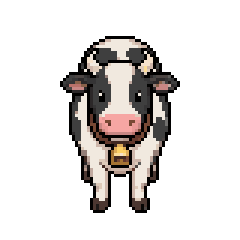
#> input picture art/cow_src/stand_south.png, 80 x 80 px, found by its file name (shown 3 times larger)
$ python pack_cows.py
#> lines starting #> are read from the running program, lines starting #| are printed output that depends on the picture
"""Packs Rex's cow pictures (art/cow_src/) into one sheet: art/cow.png.

    python3 tools/pack_cows.py

Sheet: frames of FW x FH art px. Row 0 = standing, rows 1-4 = walking (8 frames each).
Columns in row 0 and the order of rows 1-4 both follow the player's facing order:
down (south), up (north), left (west), right (east).
Each picture keeps its own drawing exactly; it is only moved so that the middle of its canvas
lines up with the middle of the frame and the cow's hooves end on the row FEET (the lowest
hoof of each walk cycle, so the cow doesn't bob through the ground).
"""
import os
from PIL import Image

SRC = "art/cow_src"
OUT = "art/cow.png"
FW, FH = 88, 64
FEET = 63                     # the first row under the hooves
DIRS = ["south", "north", "west", "east"]
WALK = 8


def place(img, bottom):
    out = Image.new("RGBA", (FW, FH))
    out.alpha_composite(img, (FW // 2 - img.width // 2, FEET - bottom))
    return out


def main():
    sheet = Image.new("RGBA", (FW * WALK, FH * 5))
#> sheet: PIL image 704x320 RGBA; every value is 0
    for col, d in enumerate(DIRS):
        img = Image.open(os.path.join(SRC, "stand_%s.png" % d)).convert("RGBA")
#> img is the input picture: PIL image 80x80 RGBA; mean R, G, B, A 30.6, 27.4, 25.8, 61.8
        sheet.alpha_composite(place(img, img.getbbox()[3]), (col * FW, 0))
#> in place, `out = Image.new("RGBA", (FW, FH))`: out: PIL image 88x64 RGBA; every value is 0
#> in place, `out.alpha_composite(img, (FW // 2 - img.width // 2, FEET - bottom))`:
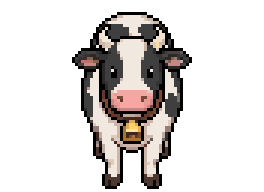
#> out: PIL image 88x64 RGBA (shown 3 times larger); mean R, G, B, A 34.7, 31.1, 29.3, 70.2; transparent parts drawn white
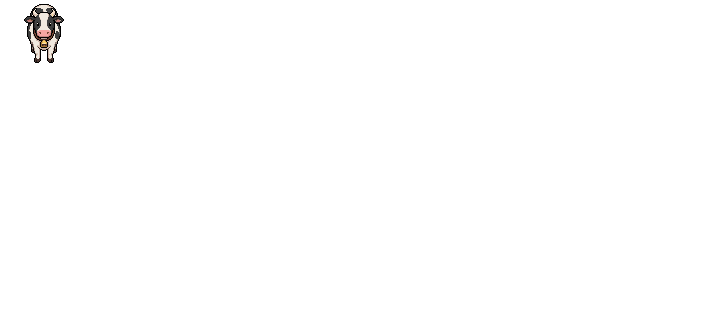
#> sheet: PIL image 704x320 RGBA; mean R, G, B, A 0.9, 0.8, 0.7, 1.8; transparent parts drawn white
#> (the run stopped early here; a loop or call above may not have finished)
